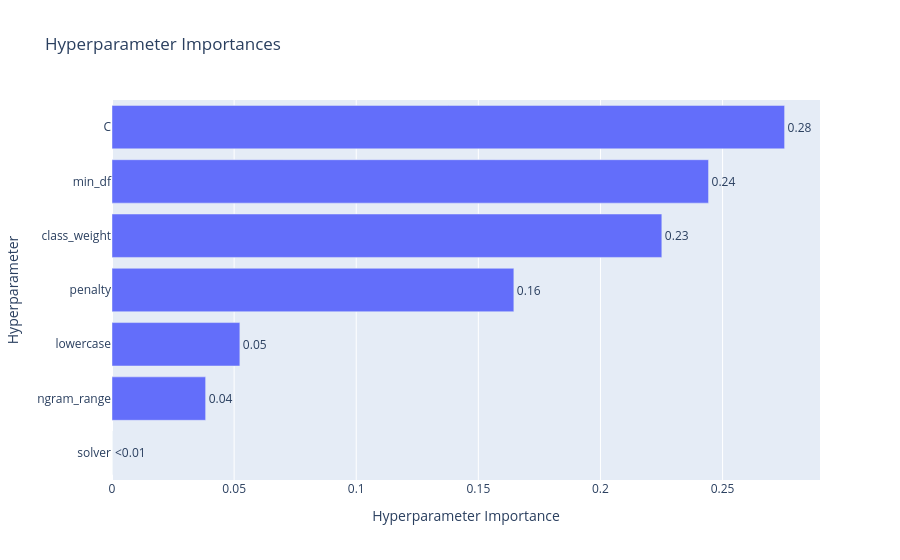

Here is the notebook cell this chart was saved with:
### Code cell
optuna.visualization.plot_param_importances(study_logreg)

### Figure 1 — Plotly figure (JSON) as saved in the notebook; plotly's stock layout.template omitted (floating-point values rounded to 4 significant figures)
{"data": [{"cliponaxis": false, "hovertemplate": ["solver (CategoricalDistribution): 0.0<extra></extra>", "ngram_range (CategoricalDistribution): 0.038336924994937224<extra></extra>", "lowercase (CategoricalDistribution): 0.05235064762449456<extra></extra>", "penalty (CategoricalDistribution): 0.16453750854823548<extra></extra>", "class_weight (CategoricalDistribution): 0.2251259978447704<extra></extra>", "min_df (CategoricalDistribution): 0.24425497479861985<extra></extra>", "C (FloatDistribution): 0.2753939461889424<extra></extra>"], "name": "Objective Value", "orientation": "h", "text": ["<0.01", "0.04", "0.05", "0.16", "0.23", "0.24", "0.28"], "textposition": "outside", "type": "bar", "x": [0, 0.03834, 0.05235, 0.1645, 0.2251, 0.2443, 0.2754], "y": ["solver", "ngram_range", "lowercase", "penalty", "class_weight", "min_df", "C"]}], "layout": {"title": {"text": "Hyperparameter Importances"}, "xaxis": {"title": {"text": "Hyperparameter Importance"}}, "yaxis": {"title": {"text": "Hyperparameter"}}}}
